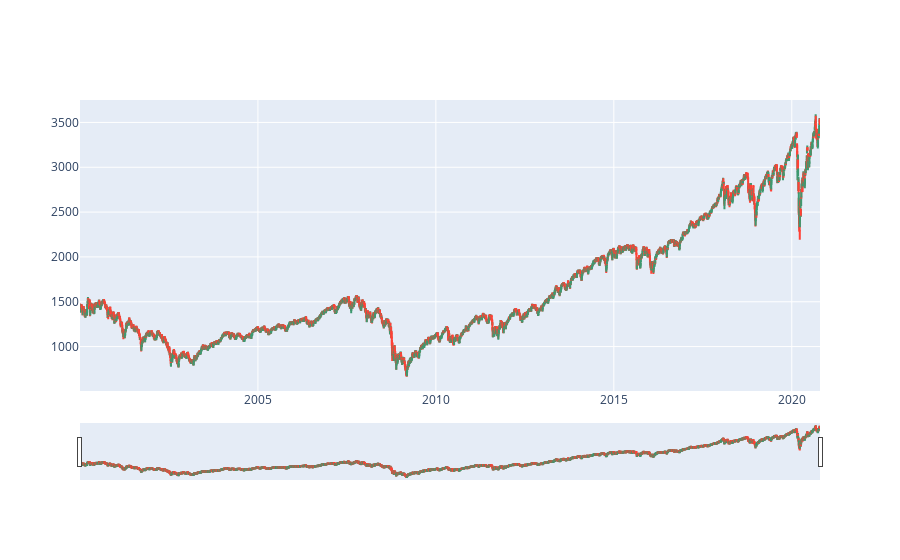

The notebook cell this image was saved under:
### Markdown cell above
- As the given data is stock market data, let's visualize it as a candle- stick pattern

### Code cell
fig = go.Figure(data=[go.Candlestick(x=df['Date'],
                open=df['Open'],
                high=df['High'],
                low=df['Low'],
                close=df['Close'])])

fig.show()

### Figure 1 — Plotly figure (JSON) as saved in the notebook; plotly's stock layout.template omitted (floating-point values rounded to 4 significant figures; data arrays with more than 128 entries replaced by an {"elided": "..."} marker saying what was removed)
{"data": [{"close": {"elided": "5232 float values"}, "high": {"elided": "5232 float values"}, "low": {"elided": "5232 float values"}, "open": {"elided": "5232 float values"}, "type": "candlestick", "x": {"elided": "5232 str values"}}], "layout": {}}
